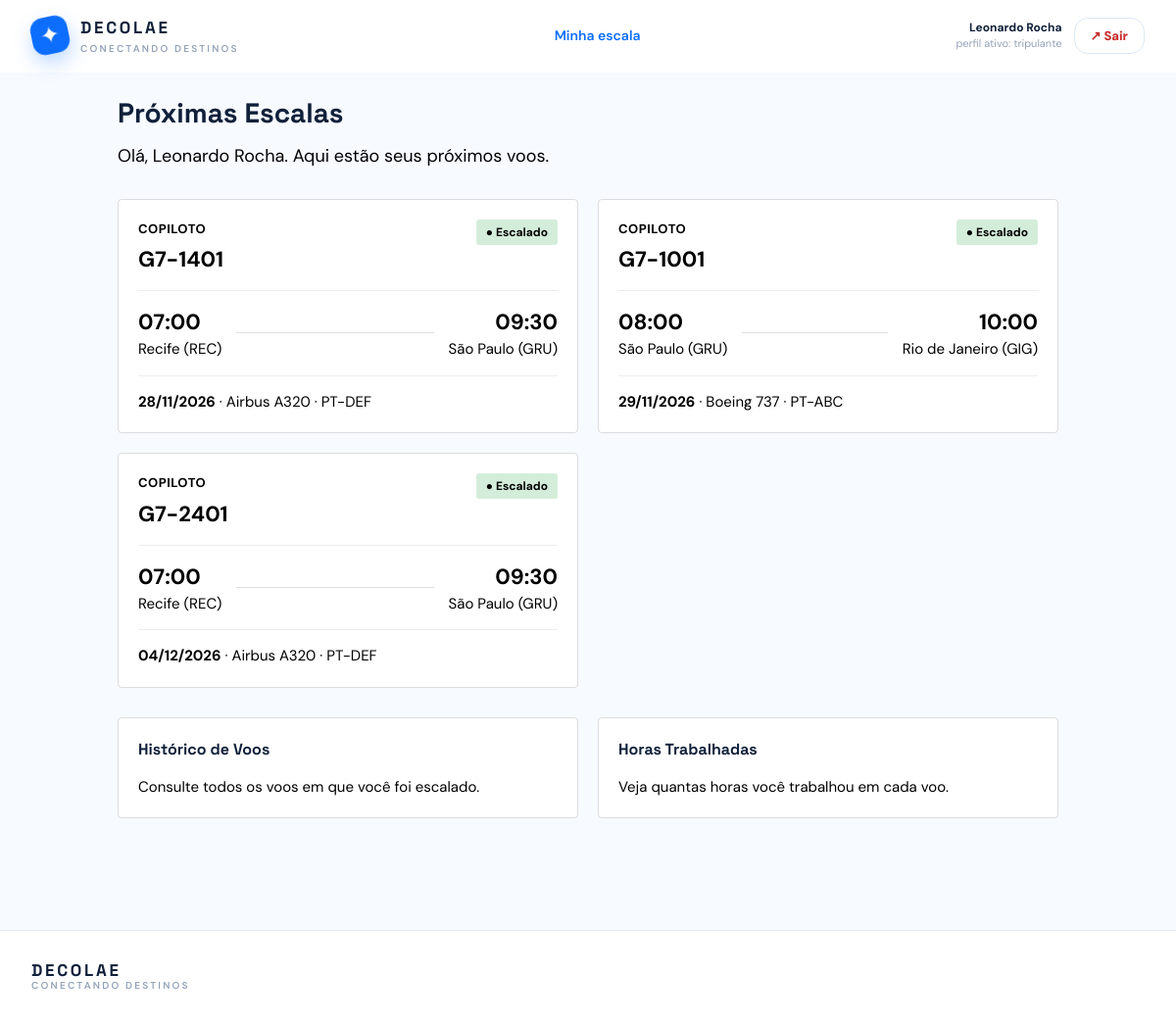
/tripulante.php (signed in), run on the app's committed database.
### tables this page shows
CREATE TABLE `usuario` (
  `cpf` char(11) NOT NULL,
  `nome_completo` varchar(120) NOT NULL,
  `email` varchar(160) NOT NULL,
  `senha` varchar(255) NOT NULL,
  `endereco` varchar(255) NOT NULL,
  `telefone` varchar(15) DEFAULT NULL
);

CREATE TABLE `escala` (
  `id` int(10) UNSIGNED NOT NULL,
  `voo_id` int(10) UNSIGNED NOT NULL,
  `tripulante_cpf` char(11) NOT NULL,
  `funcao_tripulante` enum('piloto','copiloto','comissario') NOT NULL
);

CREATE TABLE `voo` (
  `id` int(10) UNSIGNED NOT NULL,
  `numero_voo` varchar(12) NOT NULL,
  `data_voo` date NOT NULL,
  `trajeto_id` int(10) UNSIGNED NOT NULL,
  `aeronave_id` int(10) UNSIGNED NOT NULL,
  `admin_cpf` char(11) NOT NULL,
  `valor_base` decimal(10,2) NOT NULL DEFAULT 649.90,
  `status` enum('programado','embarque','concluido','cancelado') NOT NULL DEFAULT 'programado',
  `data_atualizacao` timestamp NULL DEFAULT current_timestamp() ON UPDATE current_timestamp(),
  `versao` int(10) UNSIGNED DEFAULT 1
);

CREATE TABLE `trajeto` (
  `id` int(10) UNSIGNED NOT NULL,
  `origem` varchar(60) NOT NULL,
  `destino` varchar(60) NOT NULL,
  `h_partida` time NOT NULL,
  `h_chegada` time NOT NULL,
  `gerente_cpf` char(11) NOT NULL
);

CREATE TABLE `aeronave` (
  `id` int(10) UNSIGNED NOT NULL,
  `identificacao` varchar(20) NOT NULL,
  `modelo` varchar(80) NOT NULL,
  `fileiras` smallint(5) UNSIGNED NOT NULL,
  `assentos_por_fileira` tinyint(3) UNSIGNED NOT NULL,
  `gerente_cpf` char(11) NOT NULL,
  `data_atualizacao` timestamp NULL DEFAULT current_timestamp() ON UPDATE current_timestamp(),
  `versao` int(10) UNSIGNED DEFAULT 1
);

### includes/functions.php (called while the page is built, shortened)
<?php
function esc(mixed $valor): string
{
    return htmlspecialchars((string) $valor, ENT_QUOTES, 'UTF-8');
}
function obter_usuario_atual(PDO $conexao): ?array
{
    $cpf = $_SESSION['cpf_usuario'] ?? null;
    $comando = $conexao->prepare(
        'SELECT cpf, nome_completo, email, endereco FROM usuario WHERE cpf = ?'
    );
    $comando->execute([$cpf]);
    $usuario = $comando->fetch();
    $consulta_papeis = "
        SELECT 'gerente' AS papel FROM gerente WHERE cpf = ?
        UNION ALL
        SELECT 'tripulante' FROM tripulante WHERE cpf = ?
        UNION ALL
        SELECT 'admin' FROM admin WHERE cpf = ?
        UNION ALL
        SELECT 'cliente' FROM cliente WHERE cpf = ?
        ORDER BY papel
    ";
    $comando_papeis = $conexao->prepare($consulta_papeis);
    $comando_papeis->execute([$cpf, $cpf, $cpf, $cpf]);
    $usuario['papeis'] = array_column($comando_papeis->fetchAll(), 'papel');
    $usuario['papel_atual'] = $_SESSION['papel_usuario'] ?? null;
    return $usuario;
}
function exigir_autenticacao(PDO $conexao, ?string $papel = null): array
{
    $usuario = obter_usuario_atual($conexao);
    return $usuario;
}
function exigir_papel(PDO $conexao, string $papel): array
{
    return exigir_autenticacao($conexao, $papel);
}

### tripulante.php (the view, shortened to what this page needs)
<?php
require_once __DIR__ . '/includes/functions.php';
require_once __DIR__ . '/includes/layout.php';
$conexao_pdo = db();
$usuario_logado = exigir_papel($conexao_pdo, 'tripulante');
$comando = $conexao_pdo->prepare(
    "SELECT v.numero_voo, v.data_voo, t.origem, t.destino, t.h_partida, t.h_chegada,
            a.modelo, a.identificacao, e.funcao_tripulante
     FROM escala e
     JOIN voo v ON v.id = e.voo_id
     JOIN trajeto t ON t.id = v.trajeto_id
     JOIN aeronave a ON a.id = v.aeronave_id
     WHERE e.tripulante_cpf = ?
       AND TIMESTAMP(v.data_voo, t.h_partida) > NOW()
     ORDER BY v.data_voo, t.h_partida"
);
$comando->execute([$usuario_logado['cpf']]);
$escalas_tripulante = $comando->fetchAll();
renderizar_cabecalho('Próximas escalas', $usuario_logado);
?>
<div class="pagina-tripulante">
  <h1 class="titulo-pagina titulo-pagina-compacto">Próximas Escalas</h1>
  <p class="descricao-pagina">
    Olá, <?= esc($usuario_logado['nome_completo']) ?>. Aqui estão seus próximos voos.
  </p>
  <?php if ($escalas_tripulante): ?>
    <div class="grade-escalas">
      <?php foreach ($escalas_tripulante as $escala): ?>
        <div class="cartao-escala">
          <div class="cartao-escala-cabecalho">
            <div>
              <div class="escala-funcao">
                <?= esc($escala['funcao_tripulante']) ?>
              </div>
              <div class="escala-numero">
                <?= esc($escala['numero_voo']) ?>
              </div>
            </div>
            <span class="escala-status">
              ● Escalado
            </span>
          </div>
          <div class="horarios-escala">
            <div>
              <div class="horario-escala-valor">
                <?= esc(substr($escala['h_partida'], 0, 5)) ?>
              </div>
              <div class="horario-escala-local">
                <?= esc($escala['origem']) ?>
              </div>
            </div>
            <div class="linha-escala"></div>
            <div class="horario-escala-destino">
              <div class="horario-escala-valor">
                <?= esc(substr($escala['h_chegada'], 0, 5)) ?>
              </div>
              <div class="horario-escala-local">
                <?= esc($escala['destino']) ?>
              </div>
            </div>
          </div>
          <div class="detalhes-aeronave">
            <strong><?= esc((new DateTime($escala['data_voo']))->format('d/m/Y')) ?></strong>
            · <?= esc($escala['modelo']) ?>
            · <?= esc($escala['identificacao']) ?>
          </div>
        </div>
      <?php endforeach; ?>
    </div>
  <?php else: ?>
    <div class="estado-vazio-escala">
      <p>Nenhuma escala futura para este tripulante.</p>
    </div>
  <?php endif; ?>
  <div class="grade-formularios" style="margin-top: 30px;">
    <a class="cartao-formulario" href="tripulante-historico.php">
      <h2 class="titulo-formulario">Histórico de Voos</h2>
      <p class="texto-pequeno" style="color: #000; font-size: 15px;">Consulte todos os voos em que você foi escalado.</p>
    </a>
    <a class="cartao-formulario" href="tripulante-horas.php">
      <h2 class="titulo-formulario">Horas Trabalhadas</h2>
      <p class="texto-pequeno" style="color: #000; font-size: 15px;">Veja quantas horas você trabalhou em cada voo.</p>
    </a>
  </div>
</div>
<?php renderizar_rodape(); ?>

### includes/layout.php (shortened to what this page needs)
<?php
function renderizar_cabecalho(string $titulo, ?array $usuario = null): void
{
    $papel_ativo = $usuario['papel_atual'] ?? null;
    ?>
<!doctype html>
<html lang="pt-BR">
<head>
    <script src="https://cdn.tailwindcss.com"></script>
    <link rel="stylesheet" href="assets/css/app.css?v=<?= filemtime(__DIR__ . '/../assets/css/app.css') ?>">
</head>
<body class="bg-[#f7faff] text-ink antialiased">
<header class="sticky top-0 z-30 border-b border-white/60 bg-white/90 backdrop-blur">
    <div class="mx-auto flex max-w-7xl items-center justify-between px-5 py-4 lg:px-8">
        <a href="index.php" class="flex items-center gap-3" aria-label="Página inicial">
            <span class="brand-mark">✦</span>
            <span>
                <span class="brand-name">DECOLAE</span>
                <span class="hidden text-[10px] font-semibold uppercase tracking-[.22em] text-slate-400 sm:block">
                    conectando destinos
                </span>
            </span>
        </a>
        <nav class="hidden items-center gap-6 text-sm font-semibold text-slate-500 md:flex">
            <?php if ($papel_ativo === 'tripulante'): ?>
                <a class="nav-link active" href="tripulante.php">Minha escala</a>
            <?php endif; ?>
        </nav>
        <div class="flex items-center gap-3">
            <?php if ($usuario): ?>
                <div class="hidden text-right sm:block">
                    <p class="text-xs font-bold text-ink">
                        <?= esc($usuario['nome_completo']) ?>
                    </p>
                    <p class="text-[11px] text-slate-400">
                        perfil ativo: <?= esc($papel_ativo ?? '—') ?>
                    </p>
                </div>
                <a class="secondary-btn botao-perigo px-4 py-2" href="logout.php">↗ Sair</a>
            <?php endif; ?>
        </div>
    </div>
</header>
<main>
<?php
}
function renderizar_rodape(): void
{
    ?>
</main>
<footer class="mt-16 border-t border-slate-200 bg-white">
    <div class="mx-auto flex max-w-7xl flex-col gap-3 px-5 py-8 text-xs text-slate-500 sm:flex-row sm:items-center sm:justify-between lg:px-8">
        <p>
            <span class="brand-name">DECOLAE</span>
            <span class="block text-[10px] font-semibold uppercase tracking-[.22em] text-slate-400">
                conectando destinos
            </span>
        </p>
    </div>
</footer>
</body>
</html>
<?php
}

### assets/css/app.css (style rules this page uses)
:root { --ink: #10203a; --navy: #102d52; --ocean: #0d6efd; --sky: #eaf5ff; --coral: #ff6b4a; }
* { box-sizing: border-box; }
body { font-family: 'DM Sans', sans-serif; }
.font-display, h1, h2, h3, .brand-name { font-family: 'Space Grotesk', sans-serif; }
.brand-mark { display: grid; width: 38px; height: 38px; place-items: center; border-radius: 13px; background: var(--ocean); color: #fff; font-size: 24px; transform: rotate(-12deg); box-shadow: 0 9px 20px rgba(13, 110, 253, .25); }
.brand-name { display: block; color: var(--ink); font-size: 17px; font-weight: 700; letter-spacing: .16em; }
.nav-link { transition: color .2s ease; }
.nav-link:hover, .nav-link.active { color: var(--ocean); }
.primary-btn, .secondary-btn { display: inline-flex; align-items: center; justify-content: center; gap: 12px; border-radius: 14px; padding: 0 21px; font-size: 13px; font-weight: 800; transition: transform .2s, box-shadow .2s, background .2s; }
.secondary-btn { border: 1px solid #dce8f4; background: #fff; padding-top: 12px; padding-bottom: 12px; color: var(--ocean); }
.pagina-gerencia, .pagina-administracao, .pagina-tripulante { max-width: 1200px; margin: 0 auto; padding: 20px; }
.pagina-tripulante { max-width: 1000px; }
.titulo-pagina { margin: 0 0 20px; font-size: 28px; font-weight: bold; }
.titulo-pagina-compacto { margin-bottom: 10px; }
.descricao-pagina { margin: 0 0 30px; color: #000; font-size: 18px; }
.grade-formularios { display: grid; grid-template-columns: repeat(auto-fit, minmax(min(100%, 400px), 1fr)); gap: 20px; margin-bottom: 30px; }
.cartao-formulario { border: 1px solid #ddd; border-radius: 4px; background: #fff; padding: 20px; }
.titulo-formulario { margin: 0 0 15px; font-size: 16px; font-weight: bold; }
.texto-pequeno { font-size: 12px; }
.grade-escalas { display: grid; grid-template-columns: repeat(auto-fit, minmax(min(100%, 400px), 1fr)); gap: 20px; }
.cartao-escala { border: 1px solid #ddd; border-radius: 4px; background: #fff; padding: 20px; }
.cartao-escala-cabecalho { display: flex; align-items: flex-start; justify-content: space-between; margin-bottom: 15px; }
.escala-funcao { color: #000; font-size: 13px; font-weight: bold; letter-spacing: .5px; text-transform: uppercase; }
.escala-numero { margin-top: 5px; color: #000; font-size: 22px; font-weight: bold; }
.escala-status { border-radius: 3px; background: #d4edda; padding: 4px 10px; color: #000; font-size: 12px; font-weight: bold; }
.horarios-escala { display: flex; align-items: center; justify-content: space-between; margin: 15px 0; border-top: 1px solid #eee; border-bottom: 1px solid #eee; padding: 15px 0; }
.horario-escala-valor { color: #000; font-size: 22px; font-weight: bold; }
.horario-escala-local { color: #000; font-size: 15px; }
.linha-escala { height: 1px; flex: 1; margin: 0 15px; background: #ddd; }
.horario-escala-destino { text-align: right; }
.detalhes-aeronave { color: #000; font-size: 15px; }
.botao-perigo { color: #c62828; cursor: pointer; }

### data on the page
usuario: nome_completo "Leonardo Rocha"
escala: funcao_tripulante "COPILOTO", voo.numero_voo "G7-1401", trajeto.h_partida "07:00", trajeto.origem "Recife (REC)", trajeto.h_chegada "09:30", trajeto.destino "São Paulo (GRU)", voo.data_voo "28/11/2026", aeronave.modelo "Airbus A320", aeronave.identificacao "PT-DEF"
escala: funcao_tripulante "COPILOTO", voo.numero_voo "G7-1001", trajeto.h_partida "08:00", trajeto.origem "São Paulo (GRU)", trajeto.h_chegada "10:00", trajeto.destino "Rio de Janeiro (GIG)", voo.data_voo "29/11/2026", aeronave.modelo "Boeing 737", aeronave.identificacao "PT-ABC"
escala: funcao_tripulante "COPILOTO", voo.numero_voo "G7-2401", trajeto.h_partida "07:00", trajeto.origem "Recife (REC)", trajeto.h_chegada "09:30", trajeto.destino "São Paulo (GRU)", voo.data_voo "04/12/2026", aeronave.modelo "Airbus A320", aeronave.identificacao "PT-DEF"

### other printed values
$papel_ativo "tripulante"
